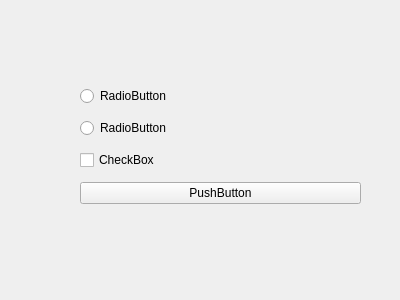
<?xml version="1.0" encoding="UTF-8"?>
<ui version="4.0">
 <class>Form</class>
 <widget class="QWidget" name="Form">
  <property name="geometry">
   <rect>
    <x>0</x>
    <y>0</y>
    <width>400</width>
    <height>300</height>
   </rect>
  </property>
  <property name="cursor">
   <cursorShape>CrossCursor</cursorShape>
  </property>
  <property name="windowTitle">
   <string>Form</string>
  </property>
  <widget class="QWidget" name="verticalLayoutWidget">
   <property name="geometry">
    <rect>
     <x>80</x>
     <y>80</y>
     <width>281</width>
     <height>131</height>
    </rect>
   </property>
   <layout class="QVBoxLayout" name="verticalLayout">
    <item>
     <widget class="QRadioButton" name="radioButton_2">
      <property name="text">
       <string>RadioButton</string>
      </property>
     </widget>
    </item>
    <item>
     <widget class="QRadioButton" name="radioButton">
      <property name="text">
       <string>RadioButton</string>
      </property>
     </widget>
    </item>
    <item>
     <widget class="QCheckBox" name="checkBox">
      <property name="text">
       <string>CheckBox</string>
      </property>
     </widget>
    </item>
    <item>
     <widget class="QPushButton" name="pushButton">
      <property name="text">
       <string>PushButton</string>
      </property>
     </widget>
    </item>
   </layout>
  </widget>
 </widget>
 <resources/>
 <connections/>
</ui>
